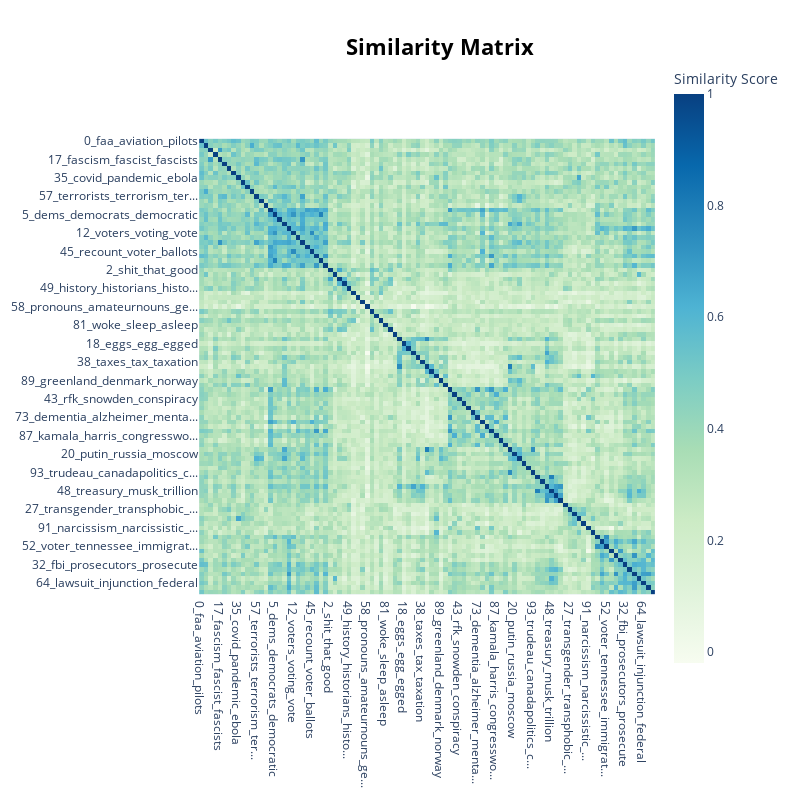

The cell this chart's notebook holds for it:
### Code cell
topic_model.visualize_heatmap(n_clusters=10) # Create a heatmap to investigate correlation between topics

### Figure 1 — Plotly figure (JSON) as saved in the notebook; plotly's stock layout.template omitted (floating-point values rounded to 4 significant figures; data arrays with more than 128 entries replaced by an {"elided": "..."} marker saying what was removed)
{"data": [{"coloraxis": "coloraxis", "hovertemplate": "x: %{x}<br>y: %{y}<br>Similarity Score: %{z}<extra></extra>", "name": "0", "type": "heatmap", "x": ["0_faa_aviation_pilots", "3_news_breitbart_journalism", "4_nazis_nazi_reich", "16_dams_irrigation_reservoirs", "17_fascism_fascist_fascists", "22_guantanamo_detainees_ref...", "25_racism_racist_minorities", "28_2025_2023_project", "35_covid_pandemic_ebola", "41_classrooms_schools_viole...", "44_education_miseducation_i...", "54_headline_article_headlines", "57_terrorists_terrorism_ter...", "79_wars_war_anti", "85_protest_protests_protest...", "1_pelosi_bernie_republican", "5_dems_democrats_democratic", "7_maga_magas_magats", "8_americans_america_americas", "9_constitution_impeachment_...", "12_voters_voting_vote", "21_lying_liars_lied", "23_dictatorship_dictators_d...", "39_biden_trump_rogan", "45_recount_voter_ballots", "47_trump_clinton_blame", "74_dnc_democrats_dems", "88_trump_tantrum_clown", "2_shit_that_good", "15_anonymized_data_archive", "19_folk_hero_risking", "46_hopeless_optimistic_desp...", "49_history_historians_histo...", "50_saturday_weeks_today", "51_cake_kissers_say", "55_coup_election_government", "58_pronouns_amateurnouns_ge...", "66_alarming_warning_alarms", "69_bigfoots_leopards_leopard", "77_holidays_month_remembrance", "81_woke_sleep_asleep", "86_terrified_anxious_scared", "96_doge_dog_department", "6_tariffs_tariff_taxes", "18_eggs_egg_egged", "30_groceries_food_grocery", "34_stock_market_dow", "37_musk_china_chinese", "38_taxes_tax_taxation", "42_tariffs_trudeau_canadians", "61_fentanyl_cartels_fent", "76_healthcare_medicaid_medi...", "89_greenland_denmark_norway", "94_aid_humanitarian_initiat...", "10_stupid_him_he", "14_herself_her_snowden", "43_rfk_snowden_conspiracy", "56_patel_chopra_senator", "60_aoc_speaker_ocasio", "72_older_seniors_aged", "73_dementia_alzheimer_menta...", "78_harris_voters_voting", "80_reading_read_cliffsnotes", "82_disgrace_disrespectful_e...", "87_kamala_harris_congresswo...", "90_hegseth_gaetz_nomination", "97_drinking_drink_alcohol", "11_canadians_canadian_canada", "20_putin_russia_moscow", "62_nato_allies_alliances", "67_gaza_hamas_israel", "83_venezuelans_venezuelan_v...", "93_trudeau_canadapolitics_c...", "13_musk_elected_opm", "26_elon_trump_bill", "36_recession_economy_billio...", "48_treasury_musk_trillion", "68_scam_crypto_funds", "98_billionaire_billionaires...", "24_evangelicals_biblical_ch...", "27_transgender_transphobic_...", "59_abortion_abortions_fetuses", "70_vaccine_vaccinations_vac...", "75_military_wives_husbands", "91_narcissism_narcissistic_...", "95_physicians_doctors_doctor", "29_states_state_red", "31_laws_law_legality", "52_voter_tennessee_immigrat...", "53_strike_strikes_unions", "84_felons_criminals_felon", "92_federal_firing_employees", "32_fbi_prosecutors_prosecute", "33_lawsuit_sued_bribe", "40_courts_courtroom_court", "63_security_federal_treasury", "64_lawsuit_injunction_federal", "65_pardons_pardoned_pardon", "71_firing_fired_fire"], "xaxis": "x", "y": ["0_faa_aviation_pilots", "3_news_breitbart_journalism", "4_nazis_nazi_reich", "16_dams_irrigation_reservoirs", "17_fascism_fascist_fascists", "22_guantanamo_detainees_ref...", "25_racism_racist_minorities", "28_2025_2023_project", "35_covid_pandemic_ebola", "41_classrooms_schools_viole...", "44_education_miseducation_i...", "54_headline_article_headlines", "57_terrorists_terrorism_ter...", "79_wars_war_anti", "85_protest_protests_protest...", "1_pelosi_bernie_republican", "5_dems_democrats_democratic", "7_maga_magas_magats", "8_americans_america_americas", "9_constitution_impeachment_...", "12_voters_voting_vote", "21_lying_liars_lied", "23_dictatorship_dictators_d...", "39_biden_trump_rogan", "45_recount_voter_ballots", "47_trump_clinton_blame", "74_dnc_democrats_dems", "88_trump_tantrum_clown", "2_shit_that_good", "15_anonymized_data_archive", "19_folk_hero_risking", "46_hopeless_optimistic_desp...", "49_history_historians_histo...", "50_saturday_weeks_today", "51_cake_kissers_say", "55_coup_election_government", "58_pronouns_amateurnouns_ge...", "66_alarming_warning_alarms", "69_bigfoots_leopards_leopard", "77_holidays_month_remembrance", "81_woke_sleep_asleep", "86_terrified_anxious_scared", "96_doge_dog_department", "6_tariffs_tariff_taxes", "18_eggs_egg_egged", "30_groceries_food_grocery", "34_stock_market_dow", "37_musk_china_chinese", "38_taxes_tax_taxation", "42_tariffs_trudeau_canadians", "61_fentanyl_cartels_fent", "76_healthcare_medicaid_medi...", "89_greenland_denmark_norway", "94_aid_humanitarian_initiat...", "10_stupid_him_he", "14_herself_her_snowden", "43_rfk_snowden_conspiracy", "56_patel_chopra_senator", "60_aoc_speaker_ocasio", "72_older_seniors_aged", "73_dementia_alzheimer_menta...", "78_harris_voters_voting", "80_reading_read_cliffsnotes", "82_disgrace_disrespectful_e...", "87_kamala_harris_congresswo...", "90_hegseth_gaetz_nomination", "97_drinking_drink_alcohol", "11_canadians_canadian_canada", "20_putin_russia_moscow", "62_nato_allies_alliances", "67_gaza_hamas_israel", "83_venezuelans_venezuelan_v...", "93_trudeau_canadapolitics_c...", "13_musk_elected_opm", "26_elon_trump_bill", "36_recession_economy_billio...", "48_treasury_musk_trillion", "68_scam_crypto_funds", "98_billionaire_billionaires...", "24_evangelicals_biblical_ch...", "27_transgender_transphobic_...", "59_abortion_abortions_fetuses", "70_vaccine_vaccinations_vac...", "75_military_wives_husbands", "91_narcissism_narcissistic_...", "95_physicians_doctors_doctor", "29_states_state_red", "31_laws_law_legality", "52_voter_tennessee_immigrat...", "53_strike_strikes_unions", "84_felons_criminals_felon", "92_federal_firing_employees", "32_fbi_prosecutors_prosecute", "33_lawsuit_sued_bribe", "40_courts_courtroom_court", "63_security_federal_treasury", "64_lawsuit_injunction_federal", "65_pardons_pardoned_pardon", "71_firing_fired_fire"], "yaxis": "y", "z": {"elided": "99x99 float values"}}], "layout": {"coloraxis": {"colorbar": {"title": {"text": "Similarity Score"}}, "colorscale": [[0, "rgb(247,252,240)"], [0.125, "rgb(224,243,219)"], [0.25, "rgb(204,235,197)"], [0.375, "rgb(168,221,181)"], [0.5, "rgb(123,204,196)"], [0.625, "rgb(78,179,211)"], [0.75, "rgb(43,140,190)"], [0.875, "rgb(8,104,172)"], [1, "rgb(8,64,129)"]]}, "height": 800, "hoverlabel": {"bgcolor": "white", "font": {"family": "Rockwell", "size": 16}}, "legend": {"title": {"text": "Trend"}}, "margin": {"t": 60}, "showlegend": true, "title": {"font": {"color": "Black", "size": 22}, "text": "<b>Similarity Matrix</b>", "x": 0.55, "xanchor": "center", "y": 0.95, "yanchor": "top"}, "width": 800, "xaxis": {"anchor": "y", "constrain": "domain", "domain": [0, 1], "scaleanchor": "y"}, "yaxis": {"anchor": "x", "autorange": "reversed", "constrain": "domain", "domain": [0, 1]}}}
